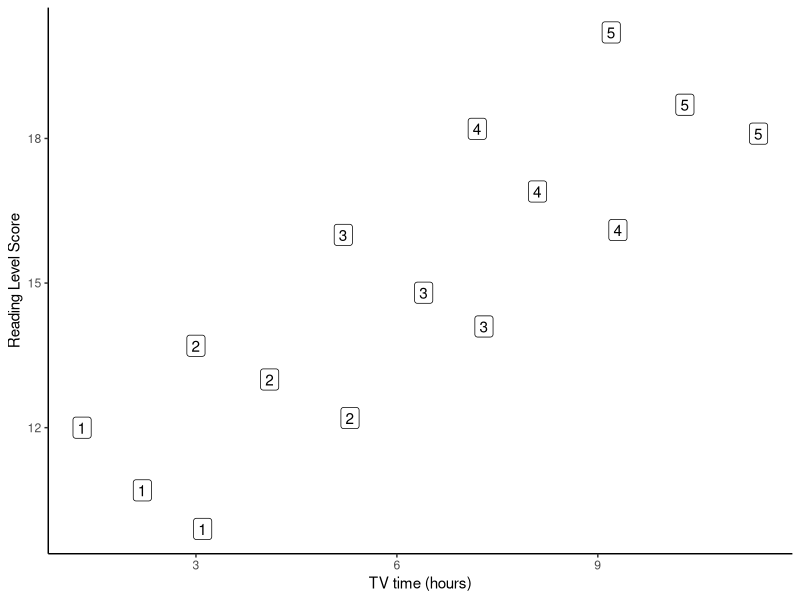
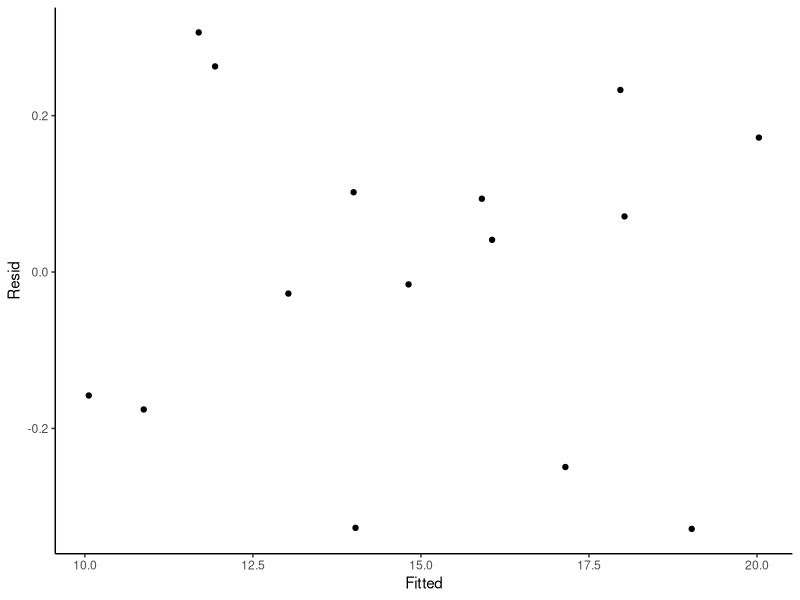
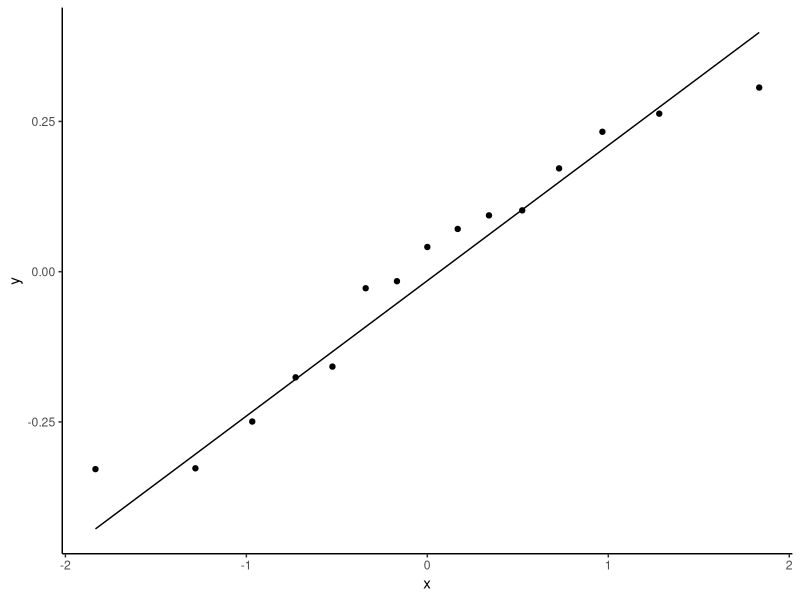

Here is the R script that generated these plots, in order:
## ---- chunk 1
library(ggplot2)

rl <- read.table("Data/readlev.txt",header=T)
str(rl)

ggplot(rl, aes(x=tvtime,y=readlev,label=grade))+
  geom_label()+
  xlab("TV time (hours)")+
  ylab("Reading Level Score")+
  theme_classic()
## ---- chunk 2
fit <- lm(readlev ~ tvtime + grade, data = rl)
summary(fit)
## ---- chunk 3
predict(fit, newdata = data.frame(grade = 4, tvtime = 7), 
        interval = "predict")
## ---- chunk 4
rl$Resid<-resid(fit)
rl$Fitted<-fitted(fit)
ggplot(rl, aes(x=Fitted,y=Resid))+
  geom_point()+
  theme_classic()

ggplot(rl, aes(sample = Resid)) +
  stat_qq()+
  stat_qq_line()+
  theme_classic()

